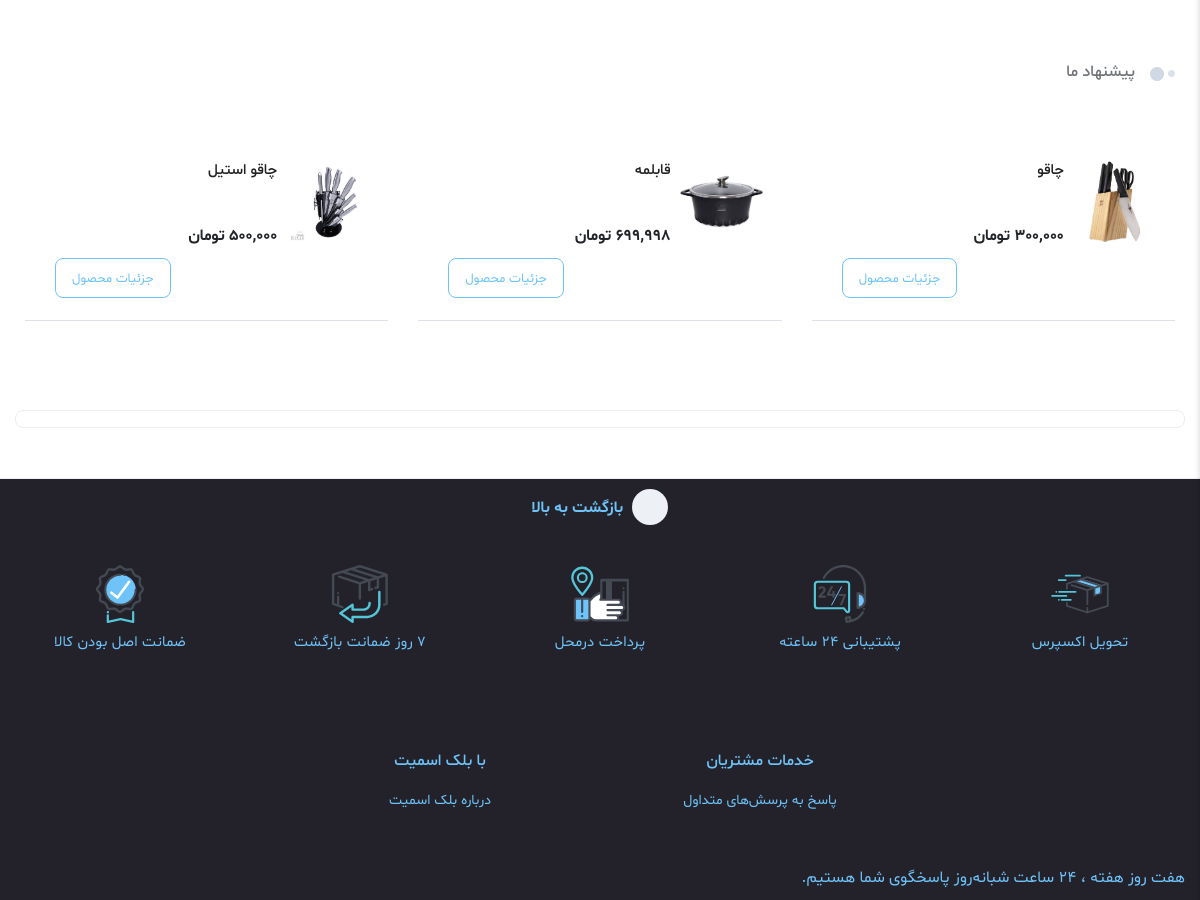
The app's page / (middle part), older data.
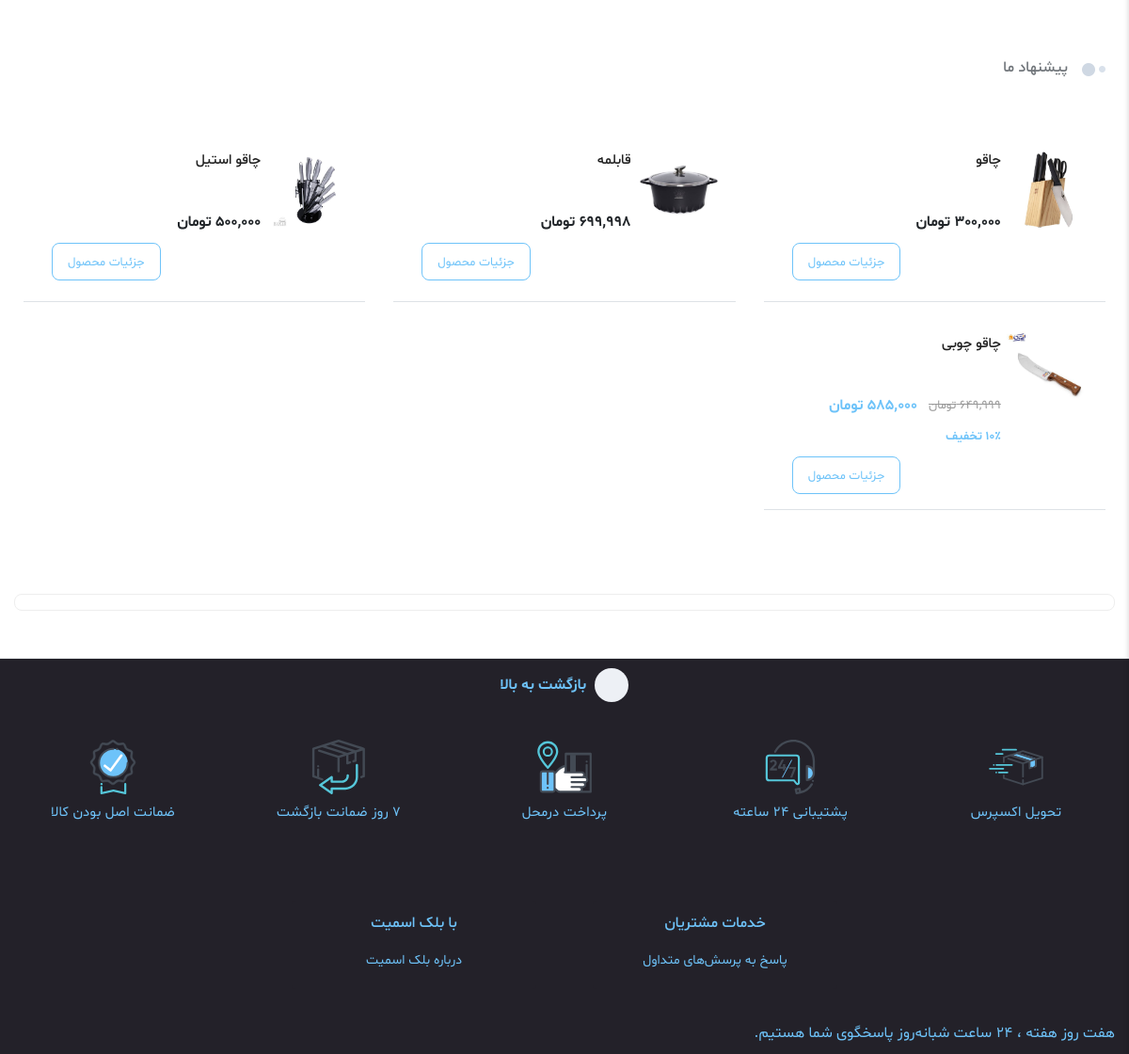
The same page, newer data.
### app_market/models.py (models this page shows, shortened)
class Product(models.Model):
    name_fa = models.CharField(max_length=255, null=True)
    name_en = models.CharField(max_length=255, null=True)
    price = models.PositiveIntegerField()
    discount = models.IntegerField(default=0)
    count = models.PositiveIntegerField()
    brand = models.ForeignKey('Brand', on_delete=models.CASCADE)
    is_suggested = models.BooleanField(default=False)
    is_amazing = models.BooleanField(default=False)
    footer_right = models.BooleanField(default=False)
    footer_left = models.BooleanField(default=False)
    footer_Middle = models.BooleanField(default=False)
    Category = models.ManyToManyField('Category')
    color = models.ManyToManyField('color')
    features = models.ManyToManyField('features')
    @property
    def images(self):
        return Image.objects.filter(
            object_id=self.id,
            content_type=ContentType.objects.get_for_model(self.__class__).id
        )
    def get_absolute_url(self):
        return reverse('app_market:product_detail', args=(self.id, ))
    def discounted_price(self):
        if self.discount > 0:
            return self.price - (self.price * self.discount // 100)
        return self.price

class Image(models.Model):
    url = models.CharField(max_length=150, null=True, blank=True)
    Category_num = models.IntegerField(null=True , blank=True)
    image = models.ImageField(upload_to='store/images/', null=True)
    content_type = models.ForeignKey(ContentType, on_delete=models.CASCADE, null=True, related_name='app_market_images')
    object_id = models.PositiveIntegerField(null=True)
    content_object = GenericForeignKey("content_type", "object_id")

### app_market/views.py (the view)
# urls.py: path('',index,name='home'),
def index(request):
    basket = None
    item_count = 0
    if request.user.is_authenticated:
        basket = Basket.objects.filter(user=request.user).first()
        item_count = basket.basketitem_set.count() if basket else 0
    context = {
        'banner_images': Banner.objects.get(title='index_banner'),
        'site_settings': SiteSettings.objects.first(),
        'products': Product.objects.all(),
        'sugessted_products': Product.objects.filter(is_suggested=True),
        'amazing_products': Product.objects.filter(is_amazing=True),
        'footer_right': Product.objects.filter(footer_right=True),
        'footer_left': Product.objects.filter(footer_left=True),
        'footer_Middle': Product.objects.filter(footer_Middle=True),
        'category': Category.objects.all(),
        'item_count': item_count
    }
    return render(request, 'index.html', context)

### app_market/context_processors.py (called while the page is built)
def site_settings(request):
    return {
        'site_settings': SiteSettings.objects.filter(pk=1).first(),
        'site_brands': Brand.objects.filter(
            is_active=True,
            image__isnull=False
        ).exclude(image='').order_by('display_order', 'id')
    }

### app_market/models.py (called while the page is built)
    @property
    def images(self):
        return Image.objects.filter(
            object_id=self.id,
            content_type=ContentType.objects.get_for_model(self.__class__).id
        )

### app_market/templates/index.html (shortened to what this page needs)
{% extends 'base.html' %}
{% load static %}
{% block content %}
<main class="main-content dt-sl mb-3">
    <div class="container main-container">
        <section class="dt-sl dt-sn mb-5">
            <div class="row">
                <div class="col-12">
                    <div class="section-title text-sm-title title-wide no-after-title-wide">
                        <h2>پیشنهاد ما</h2>
                    </div>
                </div>
            </div>
            <div class="row mb-3">
                <div class="col-lg-4 col-md-6 col-sm-12 col-12 pt-4">
                    <div class="row">
                        {% for product in footer_right %}
                             {% include 'component/footer-item.html' %}
                        {% endfor %}
                    </div>
                </div>
                <div class="col-lg-4 col-md-6 col-sm-12 col-12 pt-4">
                    <div class="row">
                        {% for product in footer_Middle %}
                            {% include 'component/footer-item.html' %}
                        {% endfor %}
                    </div>
                </div>
                <div class="col-lg-4 col-md-6 col-sm-12 col-12 pt-4">
                    <div class="row">
                        {% for product in footer_left %}
                            {% include 'component/footer-item.html' %}
                        {% endfor %}
                    </div>
                </div>
            </div>
        </section>
        <section class="slider-section dt-sl mb-5">
        </section>
    </div>
</main>
{% endblock content %}

### app_market/templates/component/footer-item.html (shortened to what this page needs)
{% load humanize %}
<div class="col-12">
    <div class="card-horizontal-product border-bottom rounded-0">
        <div class="card-horizontal-product-thumb">
            <a href="{{ product.get_absolute_url }}">
                <img src="{{ product.images.first.image.url }}" alt="">
            </a>
        </div>
        <div class="card-horizontal-product-content">
            <div class="card-horizontal-product-title">
                <a href="{{ product.get_absolute_url }}">
                    <h3>{{ product.name_fa }}</h3>
                </a>
            </div>
            <div class="card-horizontal-product-price">
                {% if product.discount and product.discounted_price < product.price %}
                    <div style="display:flex; align-items:center; gap:12px; flex-wrap:wrap;">
                        <del style="color:#999; font-size:13px;">
                            {{ product.price|intcomma }} تومان
                        </del>
                        <span style="color:#6ec3f9; font-weight:bold;">
                            {{ product.discounted_price|intcomma }} تومان
                        </span>
                        <span style="color:#6ec3f9; font-size:13px;">
                            {{ product.discount }}٪ تخفیف
                        </span>
                    </div>
                {% else %}
                    <span>
                        {{ product.price|intcomma }} تومان
                    </span>
                {% endif %}
            </div>
            <div class="card-horizontal-product-buttons">
                <a href="{{ product.get_absolute_url }}"
                   class="btn btn-outline-info"
                   style="border:1px solid #6ec3f9; color:#6ec3f9;">
                    جزئیات محصول
                </a>
            </div>
        </div>
    </div>
</div>

Row changes from the older to the newer data that the page shows:
now on this page (row edited): Product: images.first.image (picture), name_fa "چاقو چوبی", price "649,999", discount "10", shown under "پیشنهاد ما"
